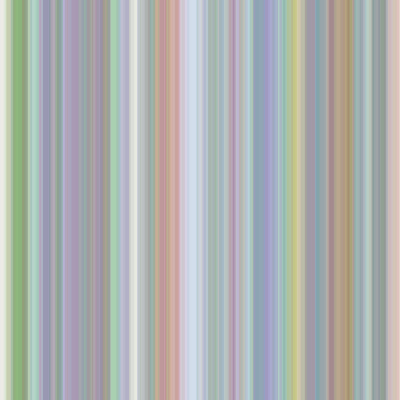
Frame 1 (no input)
Frame 60 (the mouse pressed at the canvas centre just before this capture): identical to frame 1, image omitted
Frame 120 (the mouse held since frame 60 and released just before this capture): identical to frame 1, image omitted

The Processing sketch that drew this single still picture (run headless with seeded random() and noise(); from frame 60 on, the mouse is pressed at the canvas centre):

// Processing sketch: processing_157292
// ── processing_157292.pde

void setup(){
  size(400, 400);
  background(255);
  noStroke();
  mousePressed();
}

void draw(){
}

void mousePressed(){
  background(255);
  int n = int(random(300)+100);
  for(int i=0; i<n; i++){
    fill( color( random(255), random(255), random(255), random(50) ) );
    rect( random(width+30)-30, 0, random(30), height );
  }
}
